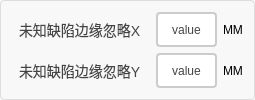
      <widget class="QGroupBox" name="groupBox_5">
       <property name="styleSheet">
        <string notr="true">QGroupBox {
    border: 1px solid #DDD;
    border-radius: 4px;
    font: bold 14px;
    color: #666;
    background-color: #F8F8F8;
}

QGroupBox::title {
    subcontrol-origin: margin;
    subcontrol-position: top left;
    left: 10px;
    padding: 0 5px;
}</string>
       </property>
       <property name="title">
        <string/>
       </property>
       <layout class="QVBoxLayout" name="verticalLayout_3">
        <item>
         <layout class="QHBoxLayout" name="horizontalLayout_3">
          <item>
           <widget class="QLabel" name="label_77">
            <property name="styleSheet">
             <string notr="true">/* 基础标签样式 */
QLabel {
    color: #444444;          /* 主文字色 */
    font-size: 14px;         /* 标准字号 */
    background: transparent; /* 透明背景 */
    padding: 2px 4px;        /* 基础内边距 */
}

/* 标题样式 */
QLabel.title {
    font-size: 16px;
    font-weight: 600;
    color: #333333;
    border-bottom: 1px solid #DDDDDD; /* 下划线装饰 */
    padding-bottom: 4px;
}

/* 副标题/次要文本 */
QLabel.subtitle {
    color: #666666;
    font-size: 13px;
    font-style: italic;
}

/* 强调文本 */
QLabel.emphasis {
    color: #333333;
    font-weight: 500;
    background-color: #F5F5F5;
    border-radius: 3px;
    padding: 4px 8px;
}

/* 状态标签（成功/警告/错误） */
QLabel[state=&quot;success&quot;] {
    color: #228B22;          /* 森林绿 */
    border-left: 3px solid #228B22;
    padding-left: 8px;
}

QLabel[state=&quot;warning&quot;] {
    color: #FF8C00;          /* 暗橙 */
    border-left: 3px solid #FF8C00;
    padding-left: 8px;
}

QLabel[state=&quot;error&quot;] {
    color: #B22222;          /* 砖红 */
    border-left: 3px solid #B22222;
    padding-left: 8px;
}

/* 数据展示标签 */
QLabel.data {
    color: #2F4F4F;          /* 深石板灰 */
    font-family: monospace;
    border: 1px solid #E0E0E0;
    background-color: #FFFFFF;
    padding: 6px 12px;
    border-radius: 4px;
}

/* 禁用状态 */
QLabel:disabled {
    color: #AAAAAA;
    background-color: transparent;
}

/* 链接样式（伪链接效果） */
QLabel.link {
    color: #4682B4;          /* 钢蓝 */
    text-decoration: underline;
    border-bottom: 1px dotted #4682B4;
}

/* 图标标签 */
QLabel.icon {
    qproperty-alignment: AlignCenter;
    border: 1px solid #E0E0E0;
    border-radius: 4px;
    background-color: #FFFFFF;
    padding: 12px;
}</string>
            </property>
            <property name="text">
             <string>未知缺陷边缘忽略X</string>
            </property>
           </widget>
          </item>
          <item>
           <widget class="QPushButton" name="btn_defectIgnoreX">
            <property name="sizePolicy">
             <sizepolicy hsizetype="Minimum" vsizetype="Minimum">
              <horstretch>0</horstretch>
              <verstretch>0</verstretch>
             </sizepolicy>
            </property>
            <property name="styleSheet">
             <string notr="true">QPushButton {
    padding: 6px 14px;
    border: 2px solid #CCC;
    border-radius: 4px;
    background-color: white;
    color: #444;
}

QPushButton:hover {
    border-color: #999;
    background-color: #F5F5F5;
}

QPushButton:pressed {
    border-color: #777;
    background-color: #EEE;
}</string>
            </property>
            <property name="text">
             <string>value</string>
            </property>
           </widget>
          </item>
          <item>
           <widget class="QLabel" name="label_80">
            <property name="text">
             <string>MM</string>
            </property>
           </widget>
          </item>
         </layout>
        </item>
        <item>
         <layout class="QHBoxLayout" name="horizontalLayout_4">
          <item>
           <widget class="QLabel" name="label_81">
            <property name="styleSheet">
             <string notr="true">/* 基础标签样式 */
QLabel {
    color: #444444;          /* 主文字色 */
    font-size: 14px;         /* 标准字号 */
    background: transparent; /* 透明背景 */
    padding: 2px 4px;        /* 基础内边距 */
}

/* 标题样式 */
QLabel.title {
    font-size: 16px;
    font-weight: 600;
    color: #333333;
    border-bottom: 1px solid #DDDDDD; /* 下划线装饰 */
    padding-bottom: 4px;
}

/* 副标题/次要文本 */
QLabel.subtitle {
    color: #666666;
    font-size: 13px;
    font-style: italic;
}

/* 强调文本 */
QLabel.emphasis {
    color: #333333;
    font-weight: 500;
    background-color: #F5F5F5;
    border-radius: 3px;
    padding: 4px 8px;
}

/* 状态标签（成功/警告/错误） */
QLabel[state=&quot;success&quot;] {
    color: #228B22;          /* 森林绿 */
    border-left: 3px solid #228B22;
    padding-left: 8px;
}

QLabel[state=&quot;warning&quot;] {
    color: #FF8C00;          /* 暗橙 */
    border-left: 3px solid #FF8C00;
    padding-left: 8px;
}

QLabel[state=&quot;error&quot;] {
    color: #B22222;          /* 砖红 */
    border-left: 3px solid #B22222;
    padding-left: 8px;
}

/* 数据展示标签 */
QLabel.data {
    color: #2F4F4F;          /* 深石板灰 */
    font-family: monospace;
    border: 1px solid #E0E0E0;
    background-color: #FFFFFF;
    padding: 6px 12px;
    border-radius: 4px;
}

/* 禁用状态 */
QLabel:disabled {
    color: #AAAAAA;
    background-color: transparent;
}

/* 链接样式（伪链接效果） */
QLabel.link {
    color: #4682B4;          /* 钢蓝 */
    text-decoration: underline;
    border-bottom: 1px dotted #4682B4;
}

/* 图标标签 */
QLabel.icon {
    qproperty-alignment: AlignCenter;
    border: 1px solid #E0E0E0;
    border-radius: 4px;
    background-color: #FFFFFF;
    padding: 12px;
}</string>
            </property>
            <property name="text">
             <string>未知缺陷边缘忽略Y</string>
            </property>
           </widget>
          </item>
          <item>
           <widget class="QPushButton" name="btn_defectIgnoreY">
            <property name="sizePolicy">
             <sizepolicy hsizetype="Minimum" vsizetype="Minimum">
              <horstretch>0</horstretch>
              <verstretch>0</verstretch>
             </sizepolicy>
            </property>
            <property name="styleSheet">
             <string notr="true">QPushButton {
    padding: 6px 14px;
    border: 2px solid #CCC;
    border-radius: 4px;
    background-color: white;
    color: #444;
}

QPushButton:hover {
    border-color: #999;
    background-color: #F5F5F5;
}

QPushButton:pressed {
    border-color: #777;
    background-color: #EEE;
}</string>
            </property>
            <property name="text">
             <string>value</string>
            </property>
           </widget>
          </item>
          <item>
           <widget class="QLabel" name="label_82">
            <property name="text">
             <string>MM</string>
            </property>
           </widget>
          </item>
         </layout>
        </item>
       </layout>
      </widget>
